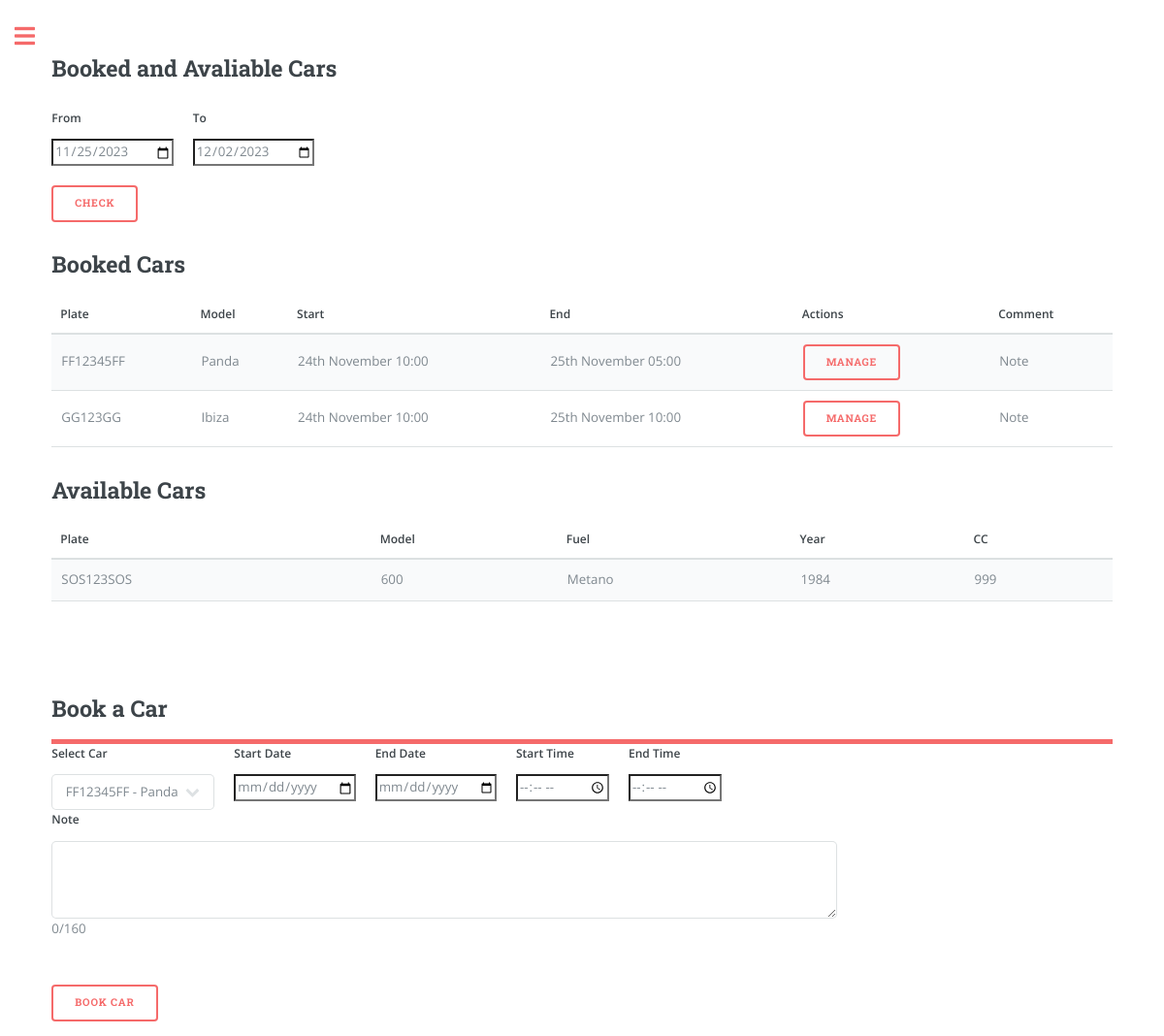
Before: /overview (signed in) with the older database file.
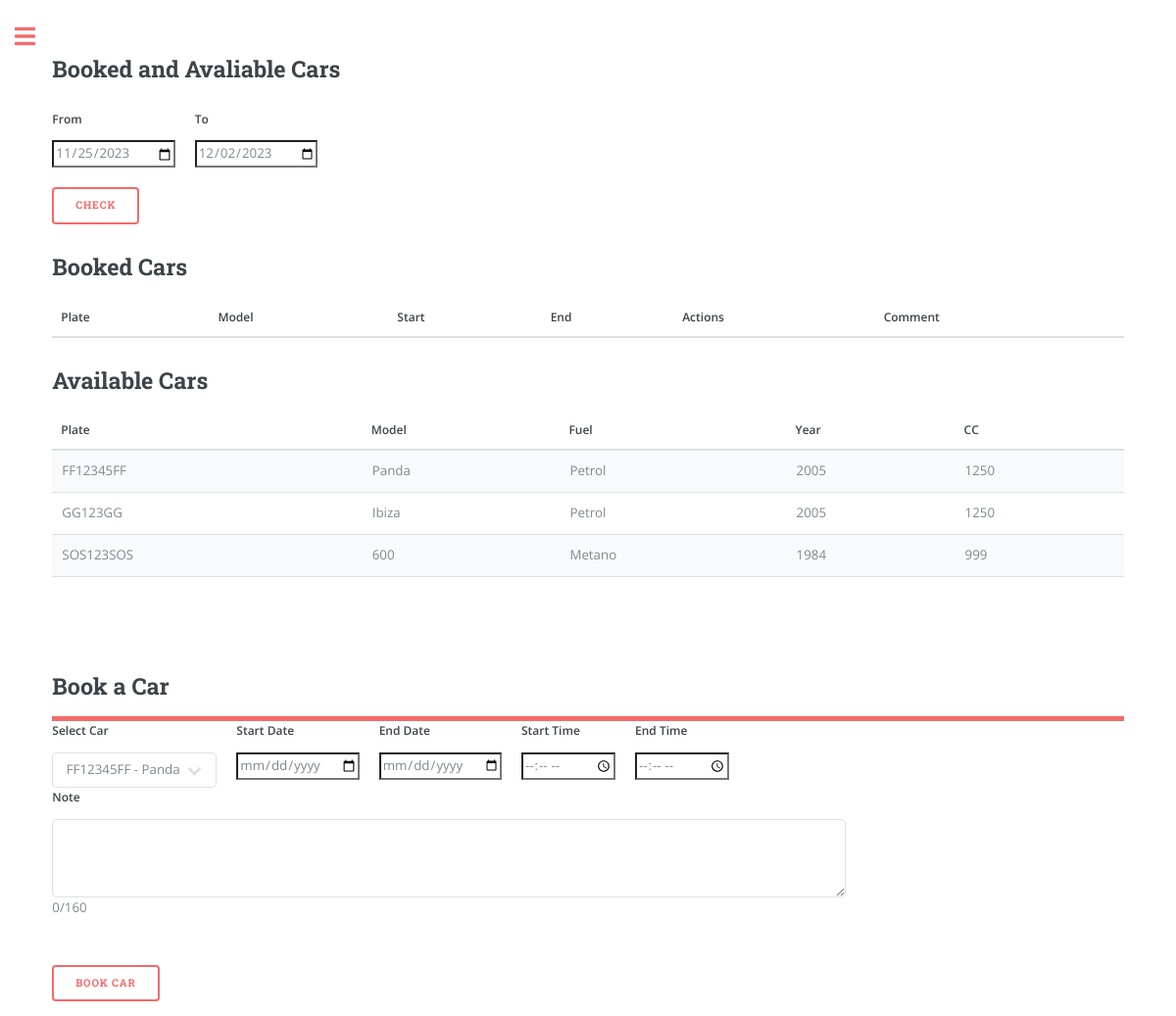
After: the same page with the newer database file.
### app/models.py (models this page shows, shortened)
class Booking(db.Model):
    id = db.Column(db.Integer, primary_key=True)
    start_datetime = db.Column(db.DateTime, nullable=False)
    end_datetime = db.Column(db.DateTime, nullable=False)
    car_plate = db.Column(db.String(8), db.ForeignKey('car.plate'), nullable=False)
    user_id = db.Column(db.Integer, db.ForeignKey('user.id'), nullable=False)
    note = db.Column(db.String(160))
    car = db.relationship('Car', backref='bookings', lazy=True)

class Car(db.Model):
    plate = db.Column(db.String(8), primary_key=True, index=True, unique=True)
    make = db.Column(db.String(15), index=True)
    model = db.Column(db.String(15), index=True)
    fuel = db.Column(db.String(8), index=True)
    year = db.Column(db.Integer, index=True)
    cc = db.Column(db.Integer, index=True)
    user_id = db.Column(db.Integer, db.ForeignKey('user.id'))

### app/routes.py (the view, shortened to what this page needs)
@app.route('/')
@app.route('/overview', methods=['GET', 'POST'])
@login_required
def overview(): # Booking
    user_cars = current_user.garage.all()
    from_date = request.form.get('from')
    to_date = request.form.get('to')
    if from_date == None:
        from_date = datetime.now().strftime('%Y-%m-%d')
        to_date = (datetime.now() + timedelta(days=7)).strftime('%Y-%m-%d')
    from_datetime = datetime.strptime(f'{from_date}', '%Y-%m-%d')
    to_datetime = datetime.strptime(f'{to_date}', '%Y-%m-%d')
    user_bookings = Booking.query.filter(
                Booking.user_id == current_user.id,
                Booking.end_datetime > from_datetime,
                Booking.start_datetime < to_datetime
                ).all()
    booked_car_plates = [booking.car_plate for booking in user_bookings]
    available_cars = [car for car in user_cars if car.plate not in booked_car_plates]
    return render_template('overview.html',
                            user_cars=user_cars,
                            available_cars=available_cars,
                            user_bookings=user_bookings,
                            from_datetime=from_datetime.strftime('%Y-%m-%d'),
                            to_datetime=to_datetime.strftime('%Y-%m-%d'),
                            user_name=current_user.username if current_user.is_authenticated else None)

### app/models.py (called while the page is built)
@login.user_loader
def load_user(id):
    return User.query.get(int(id))

### app/templates/overview.html (shortened to what this page needs)
{% extends "index.html" %}
{% block content %}
<link rel="stylesheet" href="{{ url_for('static', filename='css/main.css') }}">
<h2>Booked and Avaliable Cars</h2>
<form method="POST" action="{{ url_for('overview') }}">
<div class="row">
    <div class="col">
        <label for="from" class="form-label">From</label>
        <input type="date" class="form-control" id="from" name="from" value="{{ from_datetime }}" required>
    </div>
    <div class="col">
        <label for="to" class="form-label">To</label>
        <input type="date" class="form-control" id="to" name="to" value="{{ to_datetime }}" required>
    </div>
</div>
<button type="submit" name='check' class="btn btn-primary" style="margin-top: 20px;">Check</button>
</form>
<form action="{{ url_for('bookings_manage') }}" method="POST">
    <h2>Booked Cars</h2>
    <table>
        <thead>
            <tr>
                <th>Plate</th>
                <th>Model</th>
                <th>Start</th>
                <th>End</th>
                <th>Actions</th>
                <th>Comment</th>
            </tr>
        </thead>
        <tbody>
            {% for booking in user_bookings %}
                <tr>
                    <td>{{ booking.car.plate }}</td>
                    <td>{{ booking.car.model }}</td>
                    <td>{{ booking.start_datetime.strftime("%dth %B %H:%M") }}</td>
                    <td>{{ booking.end_datetime.strftime("%dth %B %H:%M") }}</td>
                    <td>
                        <button type="submit" class="btn btn-danger" name="manage_booking" value="{{ booking.id }}">Manage</button>
                    </td>
                    <td>
                        {% if booking.note %}
                            <span class="note-tooltip">
                                Note
                            </span>
                        {% endif %}
                    </td>
                </tr>
            {% endfor %}
        </tbody>
    </table>
</form>
<h2>Available Cars</h2>
<table>
    <thead>
        <tr>
            <th>Plate</th>
            <th>Model</th>
            <th>Fuel</th>
            <th>Year</th>
            <th>CC</th>
        </tr>
    </thead>
    <tbody>
        {% for car in available_cars %}
            <tr>
                <td>{{ car.plate }}</td>
                <td>{{ car.model }}</td>
                <td>{{ car.fuel }}</td>
                <td>{{ car.year }}</td>
                <td>{{ car.cc }}</td>
            </tr>
        {% endfor %}
    </tbody>
</table>
<header id="header">
    <h2>Book a Car</h2>
</header>
<form method="POST" action="{{ url_for('overview') }}">
    <div class="row">
        <div class="col">
            <label for="car_selection" class="form-label">Select Car</label>
            <select class="form-select" id="car_selection" name="car_selection">
                {% for car in user_cars %}
                    <option value="{{ car.plate }}">{{ car.plate }} - {{ car.model }}</option>
                {% endfor %}
            </select>
        </div>
        <div class="col">
            <label for="start_date" class="form-label">Start Date</label>
            <input type="date" class="form-control" id="start_date" name="start_date" required>
        </div>
        <div class="col">
            <label for="end_date" class="form-label">End Date</label>
            <input type="date" class="form-control" id="end_date" name="end_date" required>
        </div>
        <div class="col">
            <label for="start_time" class="form-label">Start Time</label>
            <input type="time" class="form-control" id="start_time" name="start_time" required>
        </div>
        <div class="col">
            <label for="end_time" class="form-label">End Time</label>
            <input type="time" class="form-control" id="end_time" name="end_time" required>
        </div>
        <div class="col">
            <label for="note" class="form-label">Note</label>
            <textarea class="form-control" id="note" name="note" rows="3" maxlength="160" oninput="updateCharacterCount(this)" style="width: 810px; height: 80px;"></textarea>
            <p id="character-count">0/160</p>
        </div>
    </div>
    <button type="submit" name='book' class="btn btn-primary" style="margin-top: 20px;">Book Car</button>
</form>
{% endblock %}

### app/templates/index.html (shortened to what this page needs)
<!DOCTYPE HTML>
<html>
	<head>
		<link rel="stylesheet" href="{{url_for('static', filename='css/main.css')}}"/>
	</head>
	<body class="is-preload">
			<div id="wrapper">
					<div id="main">
						<div class="inner">
								<section id="banner">
									<div class="content">
										{% block content %} {% endblock %}
								</section>
						</div>
					</div>
			</div>
	</body>
</html>

Changed rows visible on the page:
removed Booking: car.plate "FF12345FF", car.model "Panda", start_datetime "24th November 10:00", end_datetime "25th November 05:00", {{ booking.id }} 7 (drawn)
removed Booking: car.plate "GG123GG", car.model "Ibiza", start_datetime "24th November 10:00", end_datetime "25th November 10:00", {{ booking.id }} 8 (drawn)
now on this page (row unchanged): Car: plate "FF12345FF", model "Panda", fuel "Petrol", year "2005", cc "1250"
now on this page (row unchanged): Car: plate "GG123GG", model "Ibiza", fuel "Petrol", year "2005", cc "1250"
